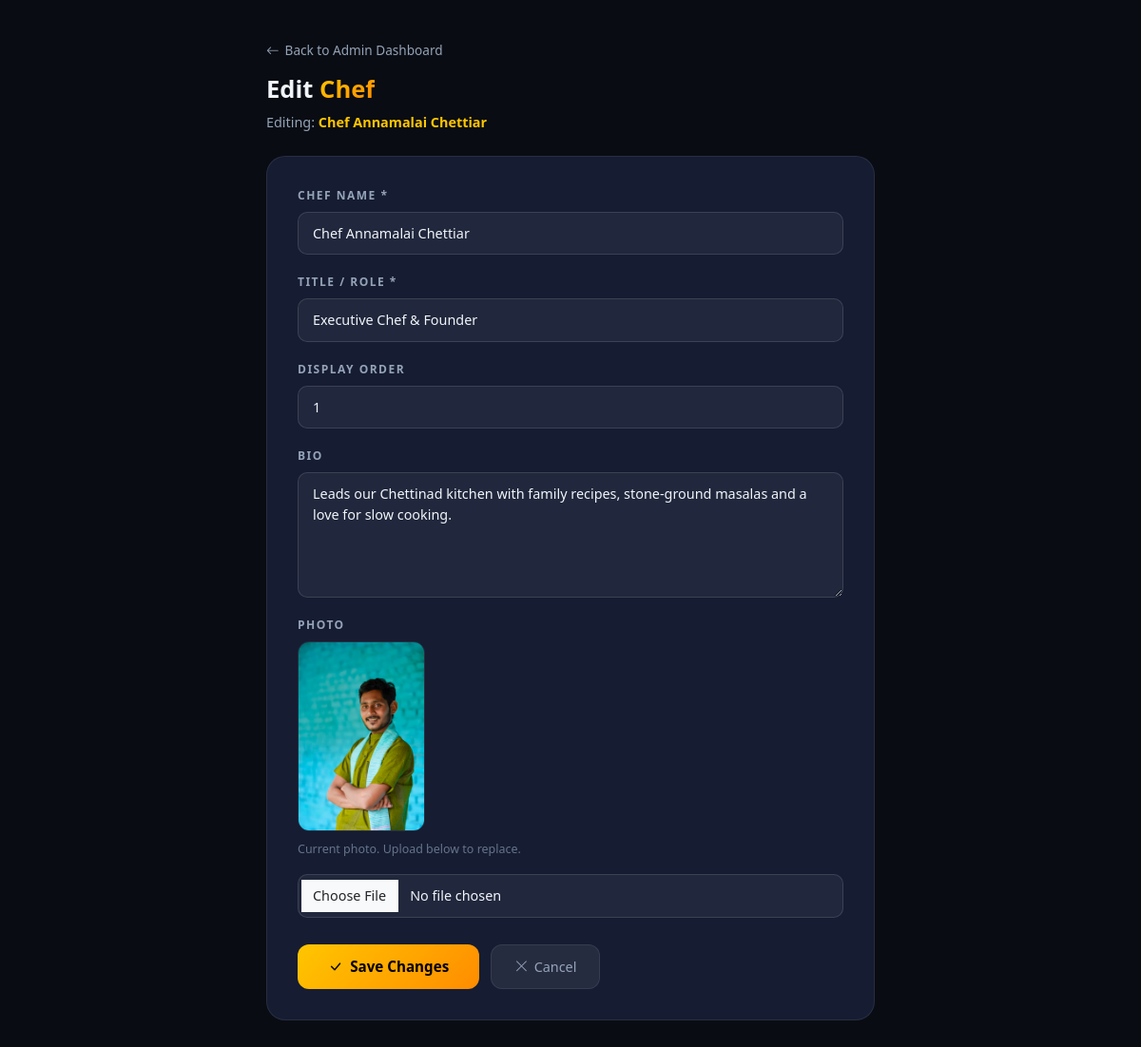
Page /admin-dashboard/chef/10/edit/ (signed in) on the committed database.
### main/models.py (models this page shows, shortened)
class Chef(models.Model):
    name = models.CharField(max_length=120)
    title = models.CharField(max_length=120, help_text="e.g. Head Chef, Pastry Chef, Host")
    bio = models.TextField()
    image = models.ImageField(upload_to='chefs/', help_text="Upload chef portrait")
    display_order = models.PositiveIntegerField(default=0)
    class Meta:
        ordering = ['display_order', 'name']

### main/views.py (the view, shortened to what this page needs)
# urls.py: path('admin-dashboard/chef/<int:pk>/edit/', views.admin_edit_chef,  name='admin_edit_chef'),
@staff_required
def admin_edit_chef(request, pk):
    chef = get_object_or_404(Chef, pk=pk)
    if request.method == 'GET':
        return render(request, 'edit_chef.html', {'chef': chef})

### main/context_processors.py (called while the page is built)
def restaurant(request):
    info = dict(settings.RESTAURANT)
    info['address'] = f"{info['address_line1']}, {info['address_line2']}"
    return {'restaurant': info}

### main/views.py (called while the page is built)
def staff_required(view_func):
    @wraps(view_func)
    def wrapper(request, *args, **kwargs):
        if not request.user.is_authenticated:
            messages.error(request, "Please log in with your administrator credentials.")
            return redirect('admin_login')
        if not (request.user.is_staff or request.user.is_superuser):
            messages.error(request, "Access denied. Administrator privileges required.")
            return redirect('admin_login')
        return view_func(request, *args, **kwargs)
    return wrapper

### templates/edit_chef.html (shortened to what this page needs)
{% load static %}
<!DOCTYPE html>
<html lang="en">
<head>
<link rel="stylesheet" href="https://cdnjs.cloudflare.com/ajax/libs/bootstrap/5.3.3/css/bootstrap.min.css">
<link rel="stylesheet" href="https://cdn.jsdelivr.net/npm/bootstrap-icons@1.11.3/font/bootstrap-icons.min.css">
</head>
<body>
<div class="edit-wrapper">
  <a href="/admin-dashboard/" class="back-link" onclick="history.back();return false;"><i class="bi bi-arrow-left"></i> Back to Admin Dashboard</a>
  <h1 class="edit-title">Edit <span>Chef</span></h1>
  <p style="color:var(--text-muted);font-size:0.9rem;margin:4px 0 24px;">Editing: <strong style="color:var(--electric-gold);">{{ chef.name }}</strong></p>
  <div class="edit-card">
    <form method="post" enctype="multipart/form-data">
      <div class="mb-field">
        <label class="form-label">Chef Name *</label>
        <input type="text" name="name" class="form-control" value="{{ chef.name }}" required>
      </div>
      <div class="mb-field">
        <label class="form-label">Title / Role *</label>
        <input type="text" name="title" class="form-control" value="{{ chef.title }}" required>
      </div>
      <div class="mb-field">
        <label class="form-label">Display Order</label>
        <input type="number" name="display_order" class="form-control" value="{{ chef.display_order|default:0 }}" min="0">
      </div>
      <div class="mb-field">
        <label class="form-label">Bio</label>
        <textarea name="bio" class="form-control" rows="5">{{ chef.bio }}</textarea>
      </div>
      <div class="mb-field">
        <label class="form-label">Photo</label>
        {% if chef.image %}
          <div style="margin-bottom:10px;">
            <img src="{{ chef.image.url }}" alt="{{ chef.name }}" class="current-img">
            <p style="font-size:0.78rem;color:var(--text-dim);">Current photo. Upload below to replace.</p>
          </div>
        {% endif %}
        <input type="file" name="image" class="form-control" accept="image/*">
      </div>
      <div style="display:flex;gap:12px;align-items:center;margin-top:28px;">
        <button type="submit" class="btn-save"><i class="bi bi-check-lg me-1"></i> Save Changes</button>
        <a href="/admin-dashboard/" class="btn-cancel"><i class="bi bi-x-lg"></i> Cancel</a>
      </div>
    </form>
  </div>
</div>
</body>
</html>

### templates/edit_chef.html (style rules this page uses)
:root { --midnight-black:rgb(9,12,18);--card-bg:rgb(22,28,50);--border-subtle:rgba(255,255,255,0.08);--electric-gold:rgb(255,198,0);--tangerine:rgb(255,140,0);--text-primary:rgb(241,245,249);--text-muted:rgb(148,163,184);--text-dim:rgb(100,116,139); }
* { box-sizing: border-box; }
body { background:var(--midnight-black);color:var(--text-primary);font-family:'Segoe UI',system-ui,sans-serif;min-height:100vh; }
.edit-wrapper { max-width:680px;margin:0 auto;padding:40px 20px 80px; }
.back-link { color:var(--text-muted);font-size:0.85rem;text-decoration:none;display:inline-flex;align-items:center;gap:6px;margin-bottom:16px; }
.edit-title { font-size:1.6rem;font-weight:800; }
.edit-title span { background:linear-gradient(135deg,var(--electric-gold),var(--tangerine));-webkit-background-clip:text;-webkit-text-fill-color:transparent;background-clip:text; }
.edit-card { background:var(--card-bg);border:1px solid var(--border-subtle);border-radius:20px;padding:32px; }
.form-label { font-size:0.75rem;letter-spacing:1.5px;text-transform:uppercase;color:var(--text-muted);font-weight:600;margin-bottom:8px;display:block; }
.form-control,.form-select { background:rgba(255,255,255,0.05);border:1px solid rgba(255,255,255,0.12);border-radius:10px;color:var(--text-primary);padding:11px 15px;font-size:0.9rem;width:100%;transition:border-color 0.2s; }
.form-control::placeholder { color:var(--text-dim); }
.mb-field { margin-bottom:20px; }
.current-img { border-radius:12px;max-height:200px;max-width:100%;object-fit:cover;border:1px solid var(--border-subtle);margin-bottom:10px; }
.btn-save { background:linear-gradient(135deg,var(--electric-gold),var(--tangerine));color:rgb(0,0,0);border:none;padding:12px 32px;border-radius:12px;font-weight:700;font-size:0.95rem;cursor:pointer;transition:all 0.2s; }
.btn-cancel { background:rgba(255,255,255,0.07);color:var(--text-muted);border:1px solid var(--border-subtle);padding:12px 24px;border-radius:12px;font-size:0.9rem;cursor:pointer;text-decoration:none;display:inline-flex;align-items:center;gap:6px; }

### rows in the picture
Chef: name "Chef Annamalai Chettiar", title "Executive Chef & Founder", display_order "1", bio "Leads our Chettinad kitchen with family recipes, stone-ground masalas and a love for slow cooking.", image (picture)
